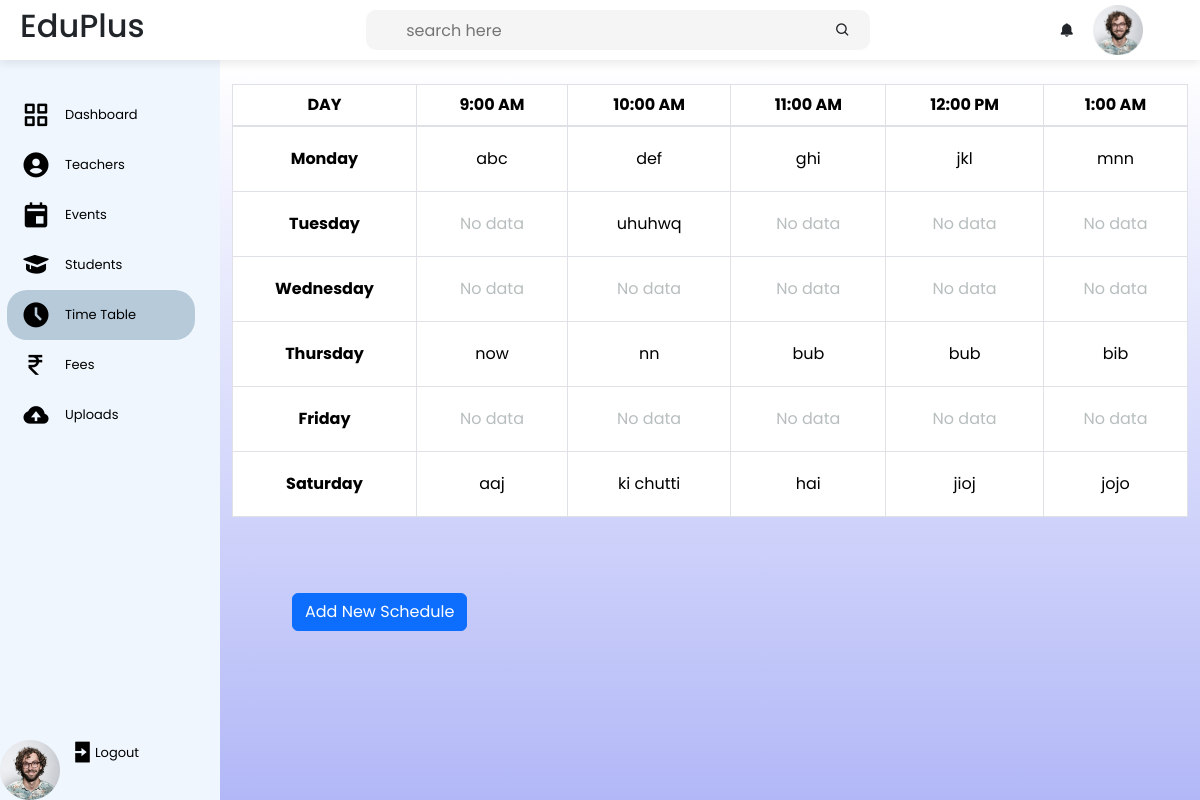
The page /time_table.php on the database its author committed.
### tables this page shows
CREATE TABLE `time_table` (
  `t_day` varchar(30) NOT NULL,
  `time_id` int(11) NOT NULL,
  `time_9` varchar(30) NOT NULL,
  `time_10` varchar(30) NOT NULL,
  `time_11` varchar(30) NOT NULL,
  `time_12` varchar(30) NOT NULL,
  `time_1` varchar(30) NOT NULL
);

### time_table.php (the view, shortened to what the rows shown need)
<?php include 'dbconnect.php';
?>
<?php
$sql1 = "SELECT * FROM `time_table`";
$result = mysqli_query($conn, $sql1);
while ($row = mysqli_fetch_assoc($result)) {
    $day = $row['t_day'];
    switch ($day) {
        case 'Monday':
            $mondayTime_9 = $row['time_9'];
            $mondayTime_10 = $row['time_10'];
            $mondayTime_11 = $row['time_11'];
            $mondayTime_12 = $row['time_12'];
            $mondayTime_1= $row['time_1'];
            break;
        case 'Tuesday':
            $tuesdayTime_10 = $row['time_10'];
            break;
        case 'Wednesday':
            $wednesdayTime_9 = $row['time_9'];
            $wednesdayTime_10 = $row['time_10'];
            $wednesdayTime_11 = $row['time_11'];
            $wednesdayTime_12 = $row['time_12'];
            $wednesdayTime_1= $row['time_1'];
            break;
        case 'Thursday':
            $thursdayTime_9 = $row['time_9'];
            $thursdayTime_10 = $row['time_10'];
            $thursdayTime_11 = $row['time_11'];
            $thursdayTime_12 = $row['time_12'];
            $thursdayTime_1= $row['time_1'];
            break;
        case 'Friday':
            $fridayTime_9 = $row['time_9'];
            $fridayTime_10 = $row['time_10'];
            $fridayTime_11 = $row['time_11'];
            $fridayTime_12 = $row['time_12'];
            $fridayTime_1= $row['time_1'];
            break;
        case 'Saturday':
            $saturdayTime_9 = $row['time_9'];
            $saturdayTime_10 = $row['time_10'];
            $saturdayTime_11 = $row['time_11'];
            $saturdayTime_12 = $row['time_12'];
            $saturdayTime_1= $row['time_1'];
            break;
        }
    }
    ?>
<!DOCTYPE html>
<html lang="en">
<head>
    <link rel="stylesheet" href="css/sidebar.css">
    <link rel="stylesheet" href="css/time_table.css">
    <link href="https://unpkg.com/boxicons@2.1.4/css/boxicons.min.css" rel="stylesheet" />
    <link href="https://cdn.jsdelivr.net/npm/bootstrap@5.3.1/dist/css/bootstrap.min.css" rel="stylesheet"
>
    <link rel="stylesheet" href="//cdn.datatables.net/1.13.6/css/jquery.dataTables.min.css">
    <link href="https://cdn.jsdelivr.net/npm/bootstrap@5.3.1/dist/css/bootstrap.min.css" rel="stylesheet"
>
</head>
<body>
    <?php
    include 'head.php';?>
    <div class="main_">
        <div class="container">
                <div class="table-responsive">
                    <table class="table table-bordered text-center">
                        <thead>
                            <tr class="bg-light-gray">
                                <th class="text-uppercase">Day</th>
                                <th class="text-uppercase">9:00 AM</th>
                                <th class="text-uppercase">10:00 AM</th>
                                <th class="text-uppercase">11:00 AM</th>
                                <th class="text-uppercase">12:00 PM</th>
                                <th class="text-uppercase">1:00 AM</th>
                            </tr>
                        </thead>
                        <tbody>
                            <tr>
                                <th class="align-middle">Monday</th>
                                <td>
                                <?php
                                if ($mondayTime_9 !== "") {
                                    echo '
                                    <div>'.$mondayTime_9.'</div>
                                     ';}
                                else
                                {
                                    echo '<div class="gray-txt">No data</div>';
                                }
                                ?>
                                </td>
                                <td>
                                <?php
                                if ($mondayTime_10 !== "") {
                                    echo '
                                    <div>'.$mondayTime_10.'</div>
                                     ';}
                                else
                                {
                                    echo '<div class="gray-txt">No data</div>';
                                }
                                ?>
                                </td>
                                <td>
                                <?php
                                if ($mondayTime_11 !== "") {
                                    echo '
                                    <div>'.$mondayTime_11.'</div>
                                     ';
                                }
                                else
                                {
                                    echo '<div class="gray-txt">No data</div>';
                                }
                                ?>
                                </td>
                                <td>
                                <?php
                                if ($mondayTime_12 !== "") {
                                    echo '
                                    <div>'.$mondayTime_12.'</div>
                                     ';}
                                else
                                {
                                    echo '<div class="gray-txt">No data</div>';
                                }
                                ?>
                                </td>
                                <td>
                                <?php
                                if ($mondayTime_1 !== "") {
                                    echo '
                                    <div>'.$mondayTime_1.'</div>
                                     ';}
                                else
                                {
                                    echo '<div class="gray-txt">No data</div>';
                                }
                                ?>
                                </td>
                            </tr>
                            <tr>
                                <th class="align-middle">Tuesday</th>
                                <td>
                                <?php
                                if ($tuesdayTime_10 !== "") {
                                    echo '
                                    <div>'.$tuesdayTime_10.'</div>
                                     ';}
                                else
                                {
                                    echo '<div class="gray-txt">No data</div>';
                                }
                                ?>
                                </td>
                            </tr>
                            <tr>
                                <th class="align-middle">Wednesday</th>
                            </tr>
                            <tr>
                                <th class="align-middle">Thursday</th>
                                <td>
                                <?php
                                if ($thursdayTime_9 !== "") {
                                    echo '
                                    <div>'.$thursdayTime_9.'</div>
                                     ';}
                                else
                                {
                                    echo '<div class="gray-txt">No data</div>';
                                }
                                ?>
                                </td>
                                <td>
                                <?php
                                if ($thursdayTime_10 !== "") {
                                    echo '
                                    <div>'.$thursdayTime_10.'</div>
                                     ';}
                                else
                                {
                                    echo '<div class="gray-txt">No data</div>';
                                }
                                ?>
                                </td>
                                <td>
                                <?php
                                if ($thursdayTime_11 !== "") {
                                    echo '
                                    <div>'.$thursdayTime_11.'</div>
                                     ';
                                }
                                else
                                {
                                    echo '<div class="gray-txt">No data</div>';
                                }
                                ?>
                                </td>
                                <td>
                                <?php
                                if ($thursdayTime_12 !== "") {
                                    echo '
                                    <div>'.$thursdayTime_12.'</div>
                                     ';}
                                else
                                {
                                    echo '<div class="gray-txt">No data</div>';
                                }
                                ?>
                                </td>
                                <td>
                                <?php
                                if ($thursdayTime_1 !== "") {
                                    echo '
                                    <div>'.$thursdayTime_1.'</div>
                                     ';}
                                else
                                {
                                    echo '<div class="gray-txt">No data</div>';
                                }
                                ?>
                                </td>
                            </tr>
                            <tr>
                                <th class="align-middle">Friday</th>
                            </tr>
                            <tr>
                                <th class="align-middle">Saturday</th>
                                <td>
                                <?php
                                if ($saturdayTime_9 !== "") {
                                    echo '
                                    <div>'.$saturdayTime_9.'</div>
                                     ';}
                                else
                                {
                                    echo '<div class="gray-txt">No data</div>';
                                }
                                ?>
                                </td>
                                <td>
                                <?php
                                if ($saturdayTime_10 !== "") {
                                    echo '
                                    <div>'.$saturdayTime_10.'</div>
                                     ';}
                                else
                                {
                                    echo '<div class="gray-txt">No data</div>';
                                }
                                ?>
                                </td>
                                <td>
                                <?php
                                if ($saturdayTime_11 !== "") {
                                    echo '
                                    <div>'.$saturdayTime_11.'</div>
                                     ';
                                }
                                else
                                {
                                    echo '<div class="gray-txt">No data</div>';
                                }
                                ?>
                                </td>
                                <td>
                                <?php
                                if ($saturdayTime_12 !== "") {
                                    echo '
                                    <div>'.$saturdayTime_12.'</div>
                                     ';}
                                else
                                {
                                    echo '<div class="gray-txt">No data</div>';
                                }
                                ?>
                                </td>
                                <td>
                                <?php
                                if ($saturdayTime_1 !== "") {
                                    echo '
                                    <div>'.$saturdayTime_1.'</div>';}
                                else
                                {
                                    echo '<div class="gray-txt">No data</div>';
                                }
                                ?>
                                </td>
                            </tr>
                            </tbody>
                    </table>
                </div>
            </div>
        </div>
</body>
</html>

### rows shown on the page
time_table: time_9 "abc", time_10 "def", time_11 "ghi", time_12 "jkl", time_1 "mnn"
time_table: time_10 "uhuhwq"
time_table: time_9 "now", time_10 "nn", time_11 "bub", time_12 "bub", time_1 "bib"
time_table: time_9 "aaj", time_10 "ki chutti", time_11 "hai", time_12 "jioj", time_1 "jojo"
